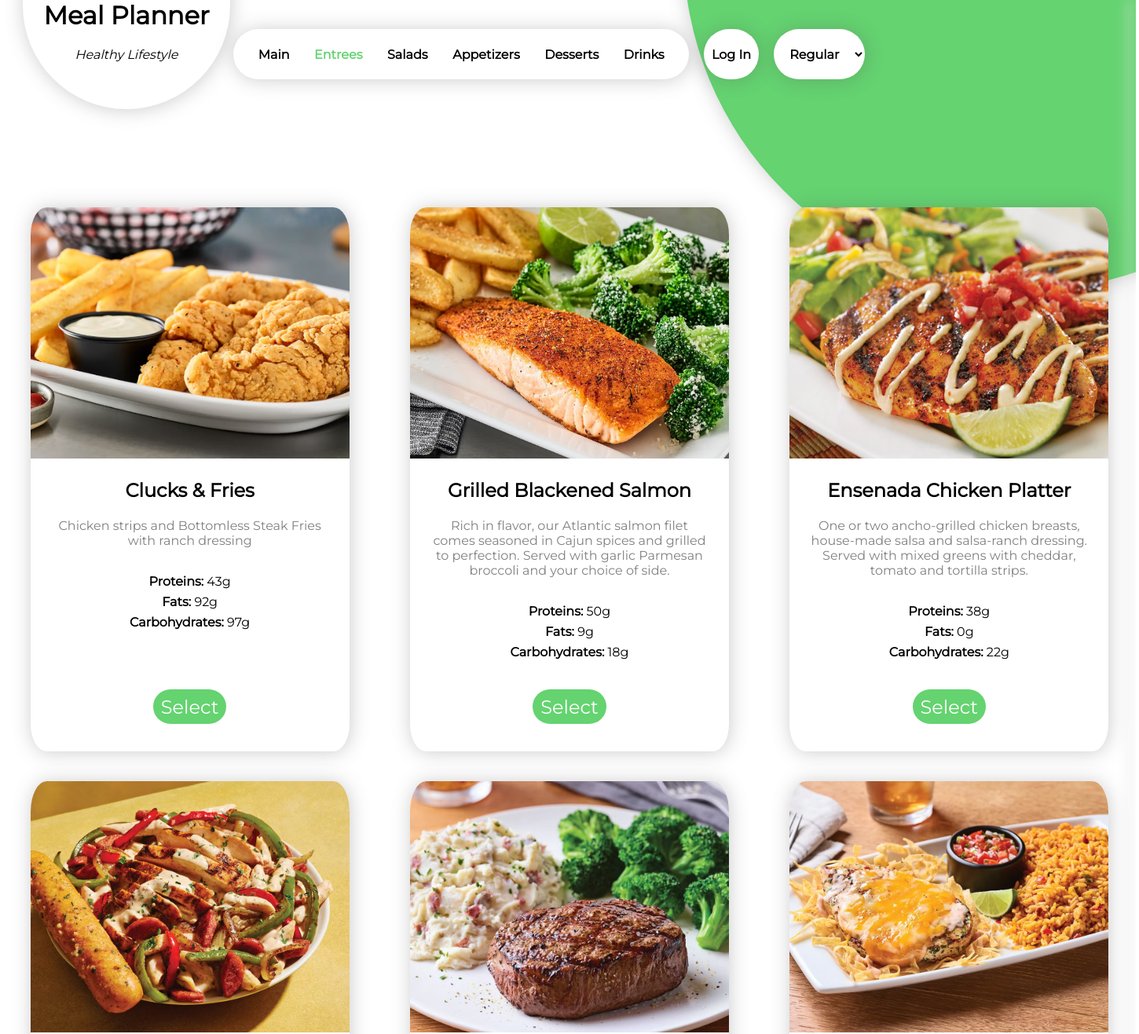
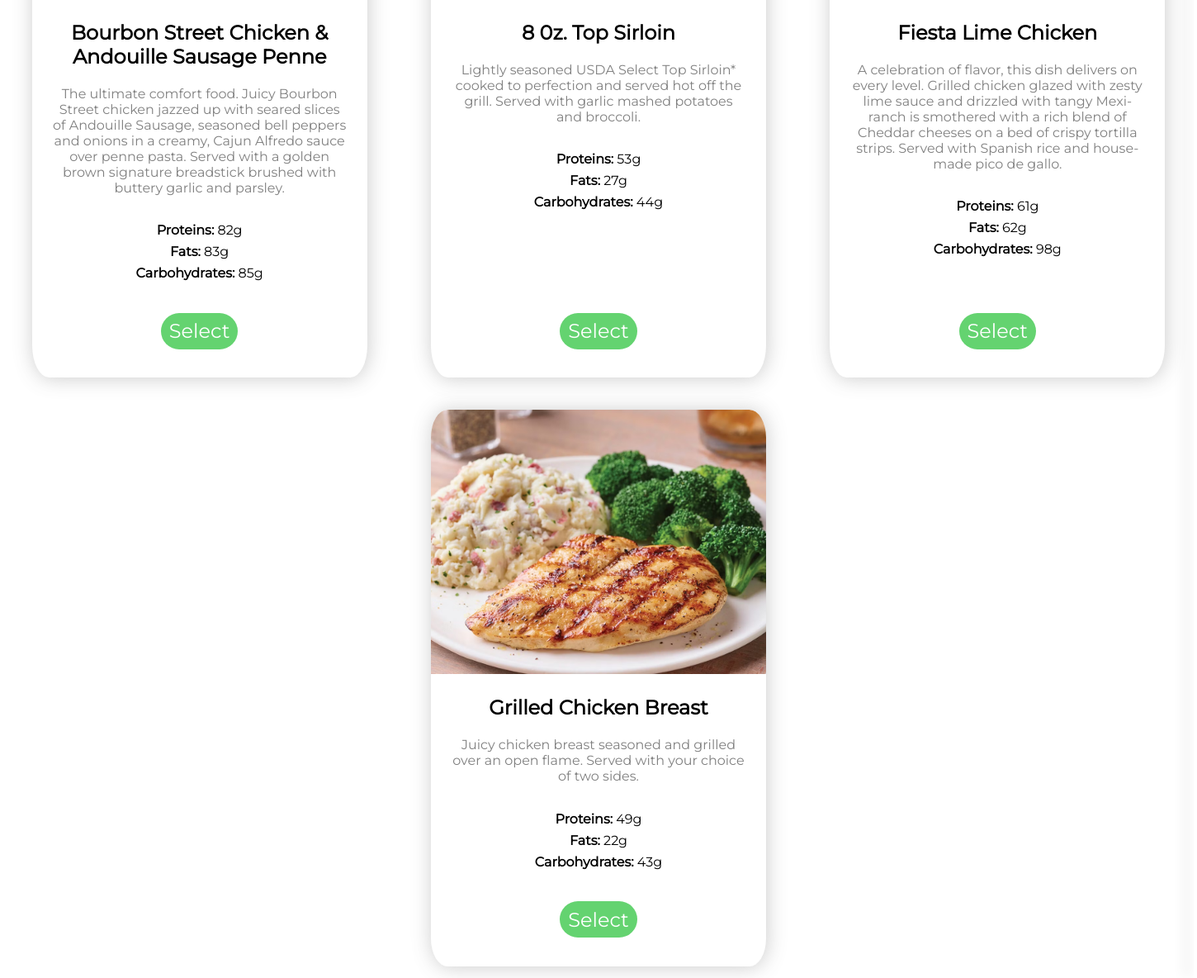
/category/entries/, run on the app's committed database (2 pictures, top to bottom).
### Meal_Planner/models.py (models this page shows)
class FoodCard(models.Model):
    category = [
        ('entries', 'Entries'),
        ('salads', 'Salads'),
        ('appetizers', 'Appetizers'),
        ('desserts', 'Desserts'),
        ('drinks', 'Drinks'),
    ]
    image = models.ImageField(upload_to='foodCard_images/')
    title = models.CharField(max_length=100)
    description = models.TextField()
    proteins = models.IntegerField()
    fats = models.IntegerField()
    carbohydrates = models.IntegerField()
    category = models.CharField(max_length=50, choices=category)
    gluten_free = models.BooleanField(default=False)
    dairy_free = models.BooleanField(default=False)
    nut_free = models.BooleanField(default=False)
    vegetarian = models.BooleanField(default=False)

### Meal_Planner/views.py (the view)
# urls.py: path('category/<str:category>/', views.category_view, name='category'),
def category_view(request, category):
    items = FoodCard.objects.filter(category=category)
    return render(request, 'category.html', {'items': items, 'category': category})

### Meal_Planner/context_processors.py (called while the page is built, shortened)
def view_cart(request):
    cart = request.session.get("cart", {})
    if not cart:
        return {"groupped_items": {},
            "totals": {"proteins": 0, "carbs": 0, "fats": 0}}

### Meal_Planner/templates/category.html (shortened to what this page needs)
{% load static %}
<!DOCTYPE html>
<html lang="en">
  <head>
    <link rel="stylesheet" type="text/css" href="{% static 'Meal_Planner/common_base.css' %}"/>
  </head>
  <body>
    <div id = "shopping_cart" class = "sidebar">
    </div>
    <header>
      <div id="webapp_name" class="shadow">
        <h1 id="title">Meal Planner</h1>
        <em><p id="subtitle">Healthy Lifestyle</p></em>
      </div>
      <nav class="shadow">
        <a href="{% url 'main'%}" class="btn">Main</a>
        <a href="{% url 'category' 'entries'%}" class="btn"
           {% if category == 'entries' %}id="active"{% endif %}>Entrees</a>
        <a href="{% url 'category' 'salads'%}" class="btn"
           {% if category == 'salads' %}id="active"{% endif %}>Salads</a>
        <a href="{% url 'category' 'appetizers'%}" class="btn"
           {% if category == 'appetizers' %}id="active"{% endif %}>Appetizers</a>
        <a href="{% url 'category' 'desserts'%}" class="btn"
           {% if category == 'desserts' %}id="active"{% endif %}>Desserts</a>
        <a href="{% url 'category' 'drinks' %}" class="btn"
           {% if category == 'drinks' %}id="active"{% endif %}>Drinks</a>
      </nav>
          {% if request.user.is_authenticated %}
          <nav class = "shadow hyper usernav" id ="user_nav">
          <a href="{% url 'logout' %}" id="login">Log Out </a>
          <span class = "vertical_divider"></span>
          <a onclick = "openCart()" id="cart_btn"> 🛒 </a>
        </nav>
          {% else %}
          <a href="{% url 'main' %}#FormSection" class="shadow hyper" id="login"> Log In </a>
          {% endif%}
        <select class="shadow hyper" id="filter">
          <option>Regular</option>
        </select>
      </header>
    <main>
      <div id="big_bgcircle" class="shadow">
    </div>
      {% for item in items %}
      <div class="card shadow"
           data-gluten="{{ item.gluten_free }}"
           data-dairy="{{ item.dairy_free }}"
           data-nut="{{ item.nut_free }}"
           data-vegetarian="{{ item.vegetarian }}">
        {% if item.image %}
        <img src="{{ item.image.url }}" alt="{{ item.title }}" />
        {% endif %}
        <div class = "card_content" >
          <h2 class="item_title"> {{ item.title }}</h2>
          <p class = "item_desc">{{ item.description }}</p>
          <div class = "nutrient_info">
            <p><strong>Proteins: </strong> {{ item.proteins }}g</p>
            <p><strong>Fats: </strong> {{ item.fats }}g</p>
            <p><strong>Carbohydrates: </strong> {{ item.carbohydrates }}g</p>
          </div>
        </div>
        <div class="card_actions">
            <a class="order_a" id = "order_a" href="{% url 'add_cart' primary_key=item.pk %}">Select</a>
          </div>
      </div>
      {% empty %}
      <p>No items found for this category.</p>
      {% endfor %}
    </main>
  </body>
</html>

### Meal_Planner/static/Meal_Planner/common_base.css (style rules this page uses)
* { margin: 0; padding: 0; box-sizing: border-box; font-family: "Montserrat"; color: black; }
:root { --accent-color: #64D370; --light-gray: #e0e0e0; }
body { min-height: 100vh; overflow-x: hidden; }
#webapp_name { border-radius: 150px; width: 264px; height: 264px; display:inline-flex; justify-content: center; align-items: center; flex-direction: column; margin-left: 2vw; position: relative; top: -5vh; background-color: white; }
#title { height: 60px; }
nav { display: inline-flex; width: 40vw; height: 8vh; border-radius: 50px; position: relative; top: -2vh; left: -4vw; z-index: 2; background-color: white; justify-content: space-evenly; margin-left: 4vw; align-items: center; flex-wrap: wrap; font-weight: 900; }
.btn { text-decoration: none; }
#active, #phone, #green_text { color: #64D370; }
.hyper { display: inline-flex; background-color: white; border-radius: 50px; position: relative; top: -2vh; left: -3vw; justify-content: center; align-items: center; height: 8vh; width: 15vw; text-decoration: none; font-weight: 900; }
#login { width: auto; padding: 0 10px; font-size: 1rem; }
.sidebar { height: 100%; width: 0; bottom: 0; position: fixed; z-index: 999; top: 0; right: 0; background-color: white; overflow-x: hidden; padding-top: 16px; padding-left: 0.25rem; transition: 0.5s; box-shadow: -10px 0 15px var(--light-gray); }
.shadow { box-shadow: 1px 1px 25px #5656564D; }
#big_bgcircle { background-color:#64D370; position: absolute; top:-20vh; right: -20vw; width: 60vw; height:60vw; border-radius: 70vw; z-index: -2; }
main { display: flex; justify-content: space-around; flex-wrap: wrap; row-gap: 3vh; }
.card { background-color: white; display: flex; flex-direction: column; text-align: left; justify-content: flex-start; align-items: stretch; width: 28vw; overflow: hidden; padding: 0; min-height: 500px; }
.card img { width: 100%; height: 320px; object-fit: cover; display: block; flex-shrink: 0; border-radius: 5% 5% 0 0; }
img, .card { border-radius: 5%; }
.item_title { padding: 2%; text-align: center; color: black; font-weight: bold; font-size: 1.5rem; margin-top: 5%; }
.item_desc { padding: 2%; text-align: center; color: gray; font-size: 1rem; margin-bottom: 5%; }
.card_content { display: flex; flex-direction: column; align-items: center; text-align: center; gap: 0.4rem; width: 100%; padding: 0 1rem 1rem; flex: 1; }
.nutrient_info { display: flex; flex-direction: column; align-items: center; text-align: center; gap: 0.2rem; width: 100%; }
.card_actions { display: flex; flex-direction: column; align-items: center; text-align: center; width: 100%; padding: 0 1rem 1rem; }
p, .card { margin-bottom: 1%; }
.order_a { border-radius: 50px; width: 25%; font-size: 1.5rem; border: none; background-color: #64D370; color: white; margin-top: 5%; margin-bottom: 5%; padding: 2%; text-decoration: none; text-align: center; }
#filter { width: 8vw; border: none; text-align: center; font-size: 1rem; margin-left: 1vw; }

### data on the page
FoodCard: image (picture), title "Clucks & Fries", description "Chicken strips and Bottomless Steak Fries with ranch dressing", proteins "43", fats "92", carbohydrates "97"
FoodCard: image (picture), title "Grilled Blackened Salmon", description "Rich in flavor, our Atlantic salmon filet comes seasoned in Cajun spices and grilled to perfection. Served with garlic Parmesan broccoli and your choice of side.", proteins "50", fats "9", carbohydrates "18"
FoodCard: image (picture), title "Ensenada Chicken Platter", description "One or two ancho-grilled chicken breasts, house-made salsa and salsa-ranch dressing. Served with mixed greens with cheddar, tomato and tortilla strips.", proteins "38", fats "0", carbohydrates "22"
FoodCard: image (picture), title "Bourbon Street Chicken & Andouille Sausage Penne", description "The ultimate comfort food. Juicy Bourbon Street chicken jazzed up with seared slices of Andouille Sausage, seasoned bell peppers and onions in a creamy, Cajun Alfredo sauce over penne pasta. Served with a golden brown signature breadstick brushed with buttery garlic and parsley.", proteins "82", fats "83", carbohydrates "85"
FoodCard: image (picture), title "8 0z. Top Sirloin", description "Lightly seasoned USDA Select Top Sirloin* cooked to perfection and served hot off the grill. Served with garlic mashed potatoes and broccoli.", proteins "53", fats "27", carbohydrates "44"
FoodCard: image (picture), title "Fiesta Lime Chicken", description "A celebration of flavor, this dish delivers on every level. Grilled chicken glazed with zesty lime sauce and drizzled with tangy Mexi-ranch is smothered with a rich blend of Cheddar cheeses on a bed of crispy tortilla strips. Served with Spanish rice and house-made pico de gallo.", proteins "61", fats "62", carbohydrates "98"
FoodCard: image (picture), title "Grilled Chicken Breast", description "Juicy chicken breast seasoned and grilled over an open flame. Served with your choice of two sides.", proteins "49", fats "22", carbohydrates "43"
